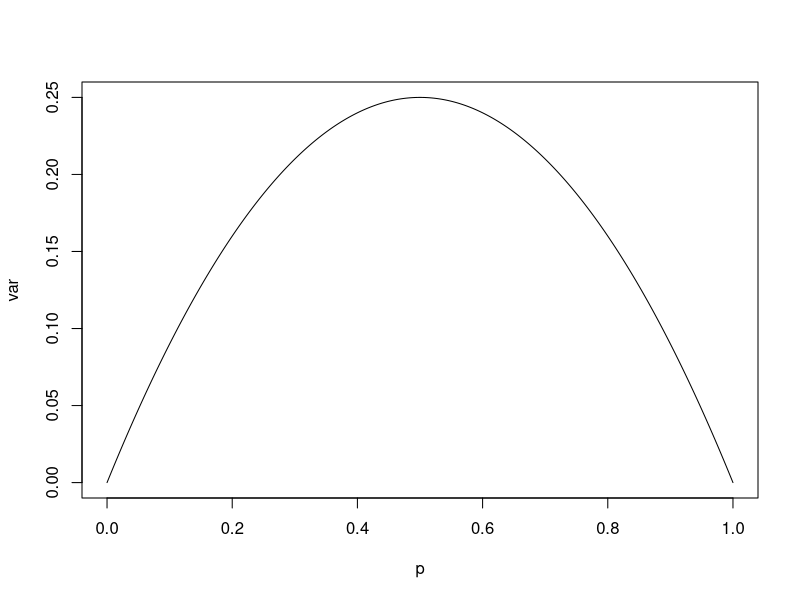
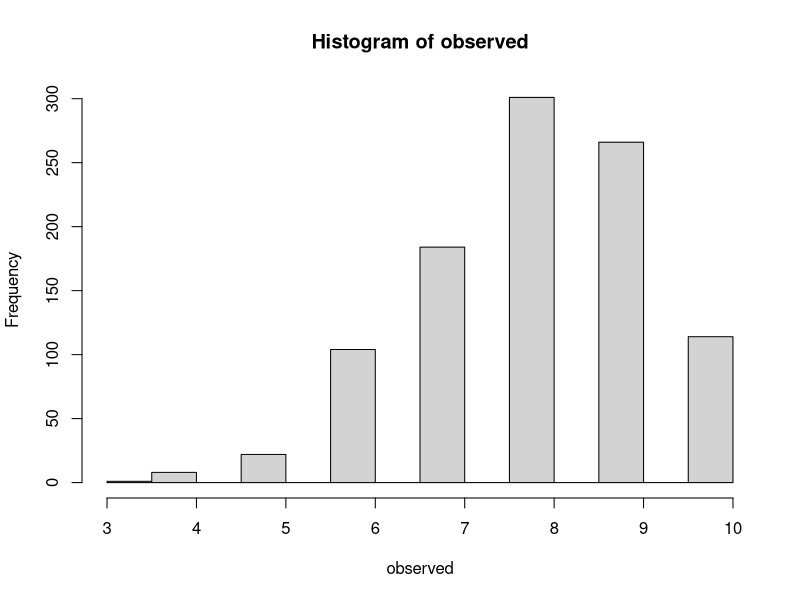
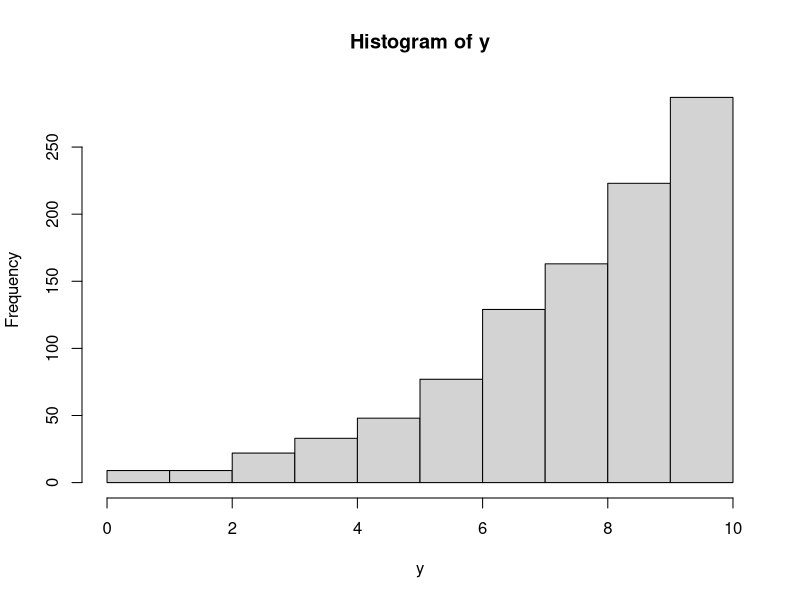

Generate these figures, in order, with R:
## ---- chunk 1
p <- seq(0, 1, by = 0.001)
var <- p*(1-p)
plot(p, var, type = "l")

#referenced chat gpt to determine how to fix my specification of the plot 
#function here, asked this prompt "how to plot a line in R"
## ---- chunk 2
observed <- rbinom(1000, 10, 0.8)
hist(observed)
## ---- chunk 3
p <- rbeta(1000, 4, 1)
y <- rbinom(1000, 10, p)
hist(y)
## ---- chunk 4
mean(observed)
mean(y)

sd(observed)
sd(y)
